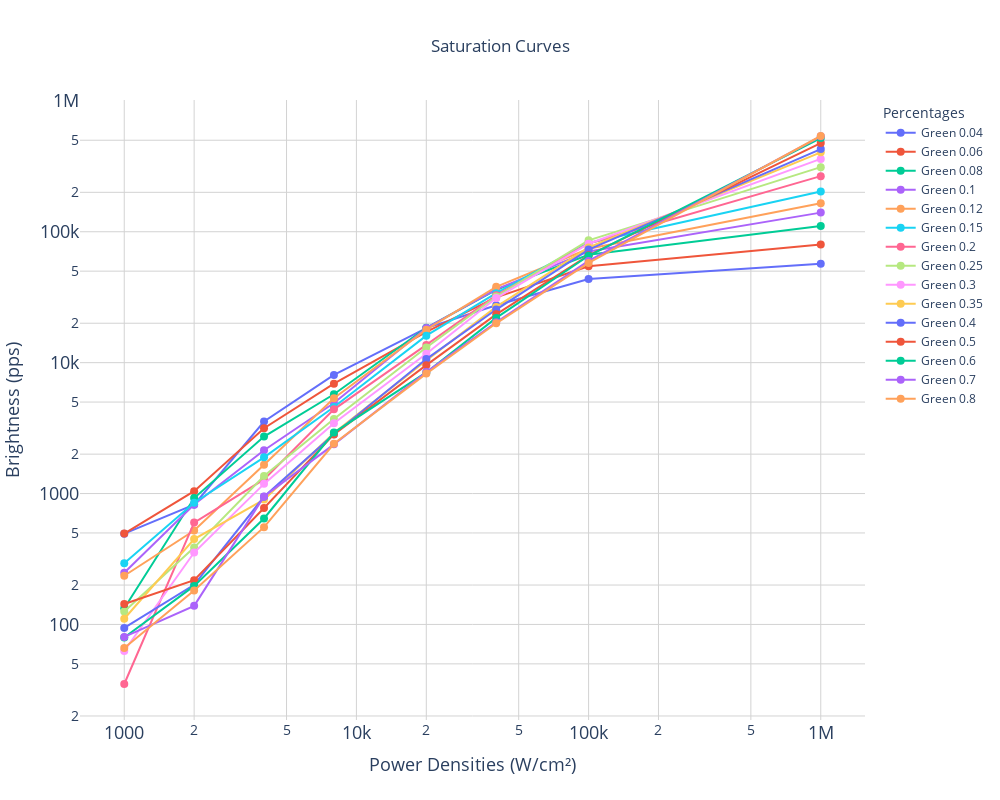

Here is the notebook cell this chart was saved with:
### Code cell
from SaturationCurves import SaturationPlot

file_path = 'myC_05_09_2024_1.pkl'

with open(file_path, 'rb') as f:
    mydata = pickle.load(f)

plot = SaturationPlot(mydata)
plot.generate_plot(output_file='saturation_plot.html')

### Figure 1 — Plotly figure (JSON) as saved in the notebook; plotly's stock layout.template omitted (floating-point values rounded to 4 significant figures)
{"data": [{"marker": {"size": 8}, "mode": "lines+markers", "name": "Green 0.04", "type": "scatter", "x": [1000, 2000, 4000, 8000, 20000, 40000, 100000, 1000000], "y": [493.8, 823.0, 3550.0, 8060.0, 18350.0, 27410.0, 43490.0, 56870.0]}, {"marker": {"size": 8}, "mode": "lines+markers", "name": "Green 0.06", "type": "scatter", "x": [1000, 2000, 4000, 8000, 20000, 40000, 100000, 1000000], "y": [494.4, 1042.0, 3157.0, 6905.0, 17170.0, 31510.0, 54530.0, 79800.0]}, {"marker": {"size": 8}, "mode": "lines+markers", "name": "Green 0.08", "type": "scatter", "x": [1000, 2000, 4000, 8000, 20000, 40000, 100000, 1000000], "y": [133.0, 923.8, 2722.0, 5735.0, 18470.0, 36030.0, 66770.0, 110600.0]}, {"marker": {"size": 8}, "mode": "lines+markers", "name": "Green 0.1", "type": "scatter", "x": [1000, 2000, 4000, 8000, 20000, 40000, 100000, 1000000], "y": [248.1, 825.8, 2143.0, 4913.0, 18390.0, 36330.0, 70730.0, 140000.0]}, {"marker": {"size": 8}, "mode": "lines+markers", "name": "Green 0.12", "type": "scatter", "x": [1000, 2000, 4000, 8000, 20000, 40000, 100000, 1000000], "y": [235.5, 522.2, 1661.0, 5347.0, 17870.0, 37960.0, 74110.0, 164900.0]}, {"marker": {"size": 8}, "mode": "lines+markers", "name": "Green 0.15", "type": "scatter", "x": [1000, 2000, 4000, 8000, 20000, 40000, 100000, 1000000], "y": [293.0, 851.6, 1891.0, 4581.0, 16080.0, 33900.0, 81970.0, 202900.0]}, {"marker": {"size": 8}, "mode": "lines+markers", "name": "Green 0.2", "type": "scatter", "x": [1000, 2000, 4000, 8000, 20000, 40000, 100000, 1000000], "y": [35.09, 600.2, 1282.0, 4397.0, 13670.0, 32720.0, 81400.0, 265900.0]}, {"marker": {"size": 8}, "mode": "lines+markers", "name": "Green 0.25", "type": "scatter", "x": [1000, 2000, 4000, 8000, 20000, 40000, 100000, 1000000], "y": [125.8, 386.6, 1360.0, 3717.0, 13050.0, 31990.0, 85930.0, 311500.0]}, {"marker": {"size": 8}, "mode": "lines+markers", "name": "Green 0.3", "type": "scatter", "x": [1000, 2000, 4000, 8000, 20000, 40000, 100000, 1000000], "y": [62.69, 354.4, 1186.0, 3446.0, 11700.0, 31140.0, 80990.0, 360200.0]}, {"marker": {"size": 8}, "mode": "lines+markers", "name": "Green 0.35", "type": "scatter", "x": [1000, 2000, 4000, 8000, 20000, 40000, 100000, 1000000], "y": [110.5, 449.5, 898.8, 2901.0, 10410.0, 26660.0, 75860.0, 404200.0]}, {"marker": {"size": 8}, "mode": "lines+markers", "name": "Green 0.4", "type": "scatter", "x": [1000, 2000, 4000, 8000, 20000, 40000, 100000, 1000000], "y": [94.16, 200.8, 944.9, 2839.0, 10650.0, 25450.0, 73120.0, 427800.0]}, {"marker": {"size": 8}, "mode": "lines+markers", "name": "Green 0.5", "type": "scatter", "x": [1000, 2000, 4000, 8000, 20000, 40000, 100000, 1000000], "y": [143.2, 218.0, 774.8, 2831.0, 9566.0, 23380.0, 66030.0, 475800.0]}, {"marker": {"size": 8}, "mode": "lines+markers", "name": "Green 0.6", "type": "scatter", "x": [1000, 2000, 4000, 8000, 20000, 40000, 100000, 1000000], "y": [79.43, 197.1, 645.3, 2921.0, 8416.0, 21970.0, 65540.0, 519900.0]}, {"marker": {"size": 8}, "mode": "lines+markers", "name": "Green 0.7", "type": "scatter", "x": [1000, 2000, 4000, 8000, 20000, 40000, 100000, 1000000], "y": [80.32, 138.7, 950.4, 2376.0, 8475.0, 20360.0, 59790.0, 535700.0]}, {"marker": {"size": 8}, "mode": "lines+markers", "name": "Green 0.8", "type": "scatter", "x": [1000, 2000, 4000, 8000, 20000, 40000, 100000, 1000000], "y": [66.1, 181.6, 554.0, 2398.0, 8245.0, 19980.0, 57750.0, 538700.0]}], "layout": {"height": 800, "legend": {"title": {"text": "Percentages"}}, "title": {"text": "Saturation Curves", "x": 0.5, "y": 0.95}, "width": 1000, "xaxis": {"gridcolor": "lightgrey", "showgrid": true, "tickfont": {"size": 18}, "title": {"font": {"size": 18}, "text": "Power Densities (W/cm²)"}, "type": "log"}, "yaxis": {"gridcolor": "lightgrey", "showgrid": true, "tickfont": {"size": 18}, "title": {"font": {"size": 18}, "text": "Brightness (pps)"}, "type": "log"}}}
